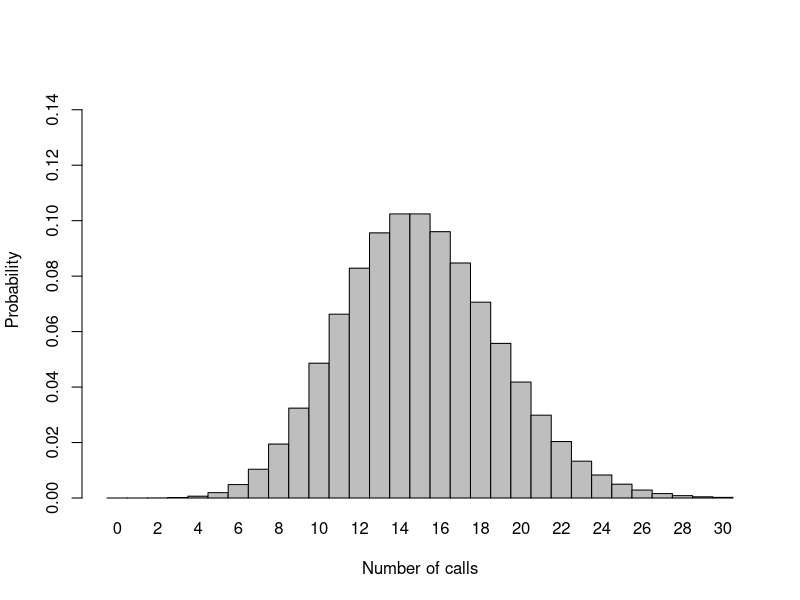
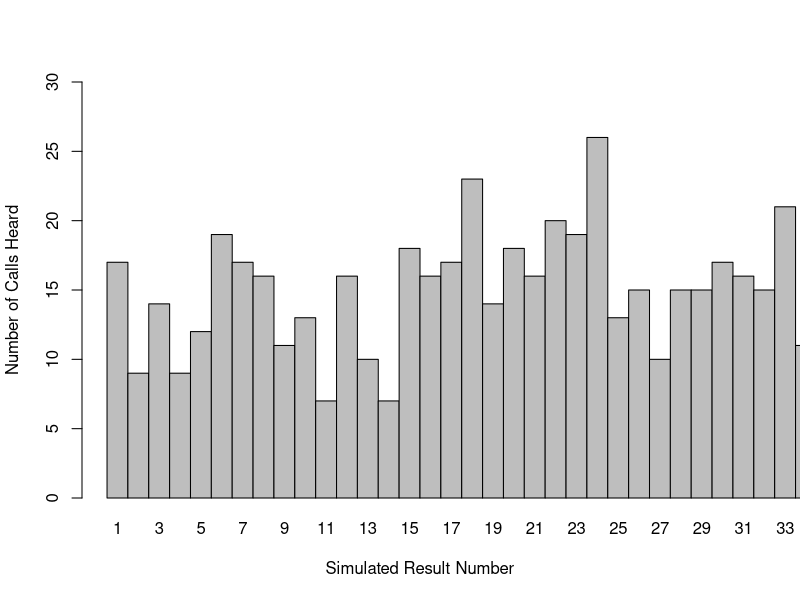

The R script that drew these images, in order:
## ---- chunk 1
1-ppois(q=8,lambda=15) 
#1-ppois looks at the probability that the results will be bigger than q (in this case 8)
#lambda represents the mean
## ---- chunk 2
dpois(x=0,lambda=15) 
#dpois looks at the probility that the results will be exactly x
#again, lambda represents the mean 
## ---- chunk 3
dpois(x=3,lambda=15) 
#same scenario as the second challenge, just with x=3 instead of x=0
## ---- chunk 4
barplot(dpois(x=0:30,lambda=15),ylim=c(0,0.15),space=0,names.arg=0:30,
        ylab="Probability",xlab="Number of calls")
#What kind of graph to use is not specified so I just picked bargraph 'cuz I like them
#setting the depois function to be 0:30 gives the specified range and lambda is still 15
#setting ylim makes the bargraph more readable
#space=0 also just makes the bargraph nicer
#banes.arg labels the x axis with numbers
#ylab labels the y axis. I picked probability but you can use anything
#xlab labels the x axis. Again, I picked number of calls but you can use anything
#the line separation is there purely to make the whole text visible on knitted html
## ---- chunk 5
rpois(n=104,lambda=15)
#rpois randomly generates n amount of results based on the lambda
## ---- chunk 6
r<-rpois(n=104,lambda=15)
barplot(r,xlim=c(0,30),space=0,ylim=c(0,30),names.arg=1:104,
        ylab="Number of Calls Heard",xlab="Simulated Result Number")
#Ok so this is kinda the same process as above. I chose to give rpois it's own line of code 
  #instead of just writing it into the barplot. This is not necessary 
  #and I did not have to do this
#For some reason, the xlim doesn't completely work? the bargraph does not stop at 30 
  #so some advice here on how to fix would be appreciated
#space makes the graph look pretty
#same with ylim
#names.arg has to go all the way to 104 since that's technically how big the bargraph is
#ylab makes the graph more readable
#same with xlab
#again space is there to make the code readable in html format
